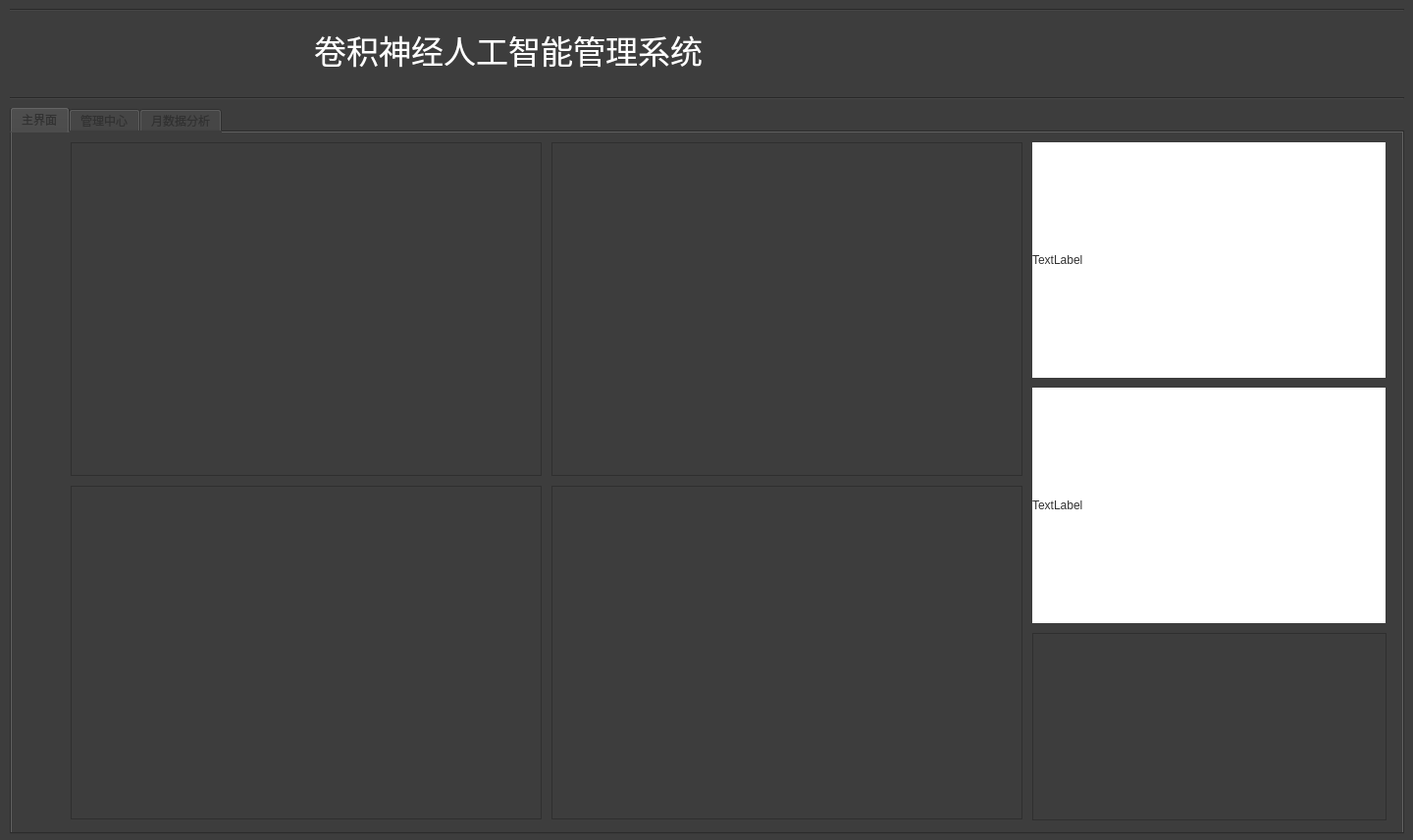
<?xml version="1.0" encoding="UTF-8"?>
<ui version="4.0">
 <class>Form</class>
 <widget class="QWidget" name="Form">
  <property name="geometry">
   <rect>
    <x>0</x>
    <y>0</y>
    <width>1440</width>
    <height>856</height>
   </rect>
  </property>
  <property name="windowTitle">
   <string>Form</string>
  </property>
  <property name="styleSheet">
   <string notr="true">color: rgb(255, 255, 255);
background-color: rgb(61, 61, 61);
</string>
  </property>
  <widget class="QTabWidget" name="tabWidget">
   <property name="geometry">
    <rect>
     <x>10</x>
     <y>109</y>
     <width>1421</width>
     <height>741</height>
    </rect>
   </property>
   <property name="styleSheet">
    <string notr="true">color: rgb(49, 49, 49);
font: 75 10pt &quot;Aharoni&quot;;</string>
   </property>
   <property name="currentIndex">
    <number>0</number>
   </property>
   <widget class="QWidget" name="tab">
    <attribute name="title">
     <string>主界面</string>
    </attribute>
    <widget class="QGraphicsView" name="graphicsView_MT">
     <property name="geometry">
      <rect>
       <x>60</x>
       <y>10</y>
       <width>480</width>
       <height>340</height>
      </rect>
     </property>
    </widget>
    <widget class="QGraphicsView" name="graphicsView_OEE">
     <property name="geometry">
      <rect>
       <x>550</x>
       <y>10</y>
       <width>480</width>
       <height>340</height>
      </rect>
     </property>
    </widget>
    <widget class="QGraphicsView" name="graphicsView_Loss">
     <property name="geometry">
      <rect>
       <x>60</x>
       <y>360</y>
       <width>480</width>
       <height>340</height>
      </rect>
     </property>
    </widget>
    <widget class="QGraphicsView" name="graphicsView_Pie">
     <property name="geometry">
      <rect>
       <x>550</x>
       <y>360</y>
       <width>480</width>
       <height>340</height>
      </rect>
     </property>
    </widget>
    <widget class="QLabel" name="label_2">
     <property name="geometry">
      <rect>
       <x>1040</x>
       <y>260</y>
       <width>360</width>
       <height>240</height>
      </rect>
     </property>
     <property name="styleSheet">
      <string notr="true">background-color: rgb(255, 255, 255);</string>
     </property>
     <property name="text">
      <string>TextLabel</string>
     </property>
    </widget>
    <widget class="QLabel" name="label">
     <property name="geometry">
      <rect>
       <x>1040</x>
       <y>10</y>
       <width>360</width>
       <height>240</height>
      </rect>
     </property>
     <property name="styleSheet">
      <string notr="true">background-color: rgb(255, 255, 255);</string>
     </property>
     <property name="text">
      <string>TextLabel</string>
     </property>
    </widget>
    <widget class="QTextBrowser" name="textBrowser">
     <property name="geometry">
      <rect>
       <x>1040</x>
       <y>510</y>
       <width>361</width>
       <height>191</height>
      </rect>
     </property>
    </widget>
   </widget>
   <widget class="QWidget" name="tab_2">
    <attribute name="title">
     <string>管理中心</string>
    </attribute>
   </widget>
   <widget class="QWidget" name="tab_3">
    <attribute name="title">
     <string>月数据分析</string>
    </attribute>
   </widget>
  </widget>
  <widget class="Line" name="line">
   <property name="geometry">
    <rect>
     <x>10</x>
     <y>0</y>
     <width>1421</width>
     <height>20</height>
    </rect>
   </property>
   <property name="styleSheet">
    <string notr="true"/>
   </property>
   <property name="orientation">
    <enum>Qt::Horizontal</enum>
   </property>
  </widget>
  <widget class="Line" name="line_2">
   <property name="geometry">
    <rect>
     <x>10</x>
     <y>90</y>
     <width>1421</width>
     <height>20</height>
    </rect>
   </property>
   <property name="orientation">
    <enum>Qt::Horizontal</enum>
   </property>
  </widget>
  <widget class="QLabel" name="label_3">
   <property name="geometry">
    <rect>
     <x>320</x>
     <y>30</y>
     <width>521</width>
     <height>41</height>
    </rect>
   </property>
   <property name="font">
    <font>
     <pointsize>25</pointsize>
    </font>
   </property>
   <property name="styleSheet">
    <string notr="true">color: rgb(255, 255, 255);</string>
   </property>
   <property name="text">
    <string>卷积神经人工智能管理系统</string>
   </property>
  </widget>
 </widget>
 <resources/>
 <connections/>
</ui>
